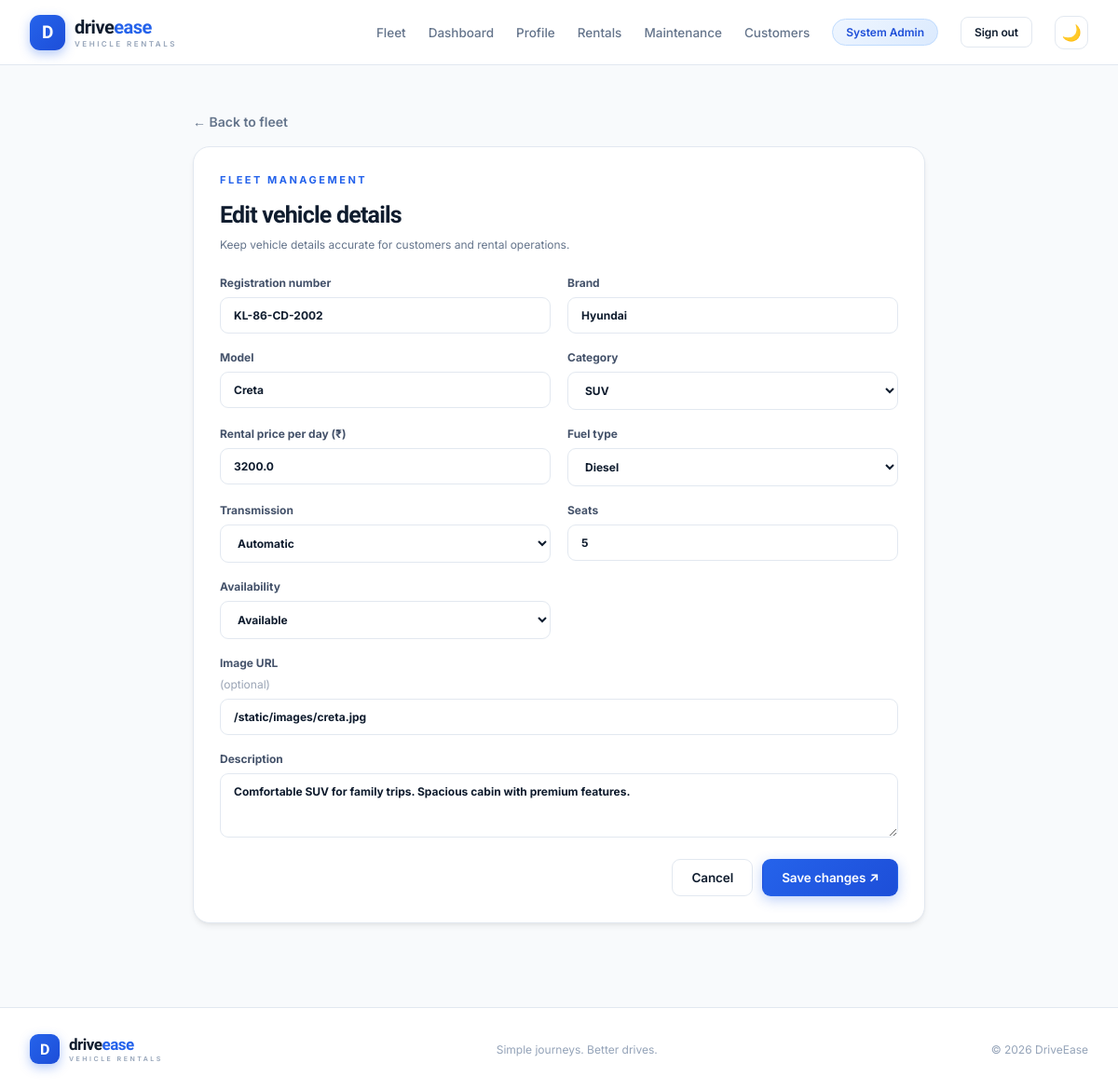
Screenshot of /admin/vehicles/2/edit (signed in) with the database file from the repository.
### tables this page shows
CREATE TABLE vehicles (
            veh_id INTEGER PRIMARY KEY AUTOINCREMENT,
            reg_number TEXT UNIQUE NOT NULL,
            brand TEXT NOT NULL,
            model TEXT NOT NULL,
            category TEXT NOT NULL,
            rental_price REAL NOT NULL CHECK(rental_price > 0),
            fuel_type TEXT DEFAULT 'Petrol',
            transmission TEXT NOT NULL DEFAULT 'Manual' CHECK(transmission IN ('Manual','Automatic')),
            seats INTEGER DEFAULT 5 CHECK(seats > 0),
            avail_status TEXT NOT NULL DEFAULT 'available' CHECK(avail_status IN ('available','rented','maintenance')),
            image_url TEXT DEFAULT '',
            description TEXT DEFAULT ''
        );

### app.py (the view, shortened to what this page needs)
@app.route('/admin/vehicles/<int:veh_id>/edit', methods=['GET','POST'])
@login_required('admin')
def vehicle_edit(veh_id):
    with connect() as con: vehicle = con.execute('SELECT * FROM vehicles WHERE veh_id=?',(veh_id,)).fetchone()
    if not vehicle: flash('Vehicle not found.','error'); return redirect(url_for('vehicles'))
    return render_template('vehicle_form.html', vehicle=vehicle)

### app.py (called while the page is built)
def connect():
    con = sqlite3.connect(DB)
    con.row_factory = sqlite3.Row
    con.execute('PRAGMA foreign_keys = ON')
    return con

def login_required(role=None):
    def decorator(fn):
        @wraps(fn)
        def wrapped(*args, **kwargs):
            if not session.get('user_id'):
                return redirect(url_for('login'))
            if role and session.get('role') != role:
                flash('You do not have permission to access that page.', 'error')
                return redirect(url_for('dashboard'))
            return fn(*args, **kwargs)
        return wrapped
    return decorator

@app.context_processor
def inject_globals():
    return {'current_year': date.today().year, 'theme': session.get('theme', 'light')}

### templates/vehicle_form.html
{% extends 'base.html' %}{% block title %}{{ 'Edit vehicle' if vehicle else 'Add vehicle' }} | DriveEase{% endblock %}{% block content %}<section class="page-wrap narrow-wrap"><a class="back-link" href="{{ url_for('vehicles') }}">← Back to fleet</a><div class="panel form-panel"><div class="form-heading"><div class="eyebrow">FLEET MANAGEMENT</div><h1>{{ 'Edit vehicle details' if vehicle else 'Add a vehicle' }}</h1><p>Keep vehicle details accurate for customers and rental operations.</p></div><form method="post" class="form-grid"><label>Registration number<input name="reg_number" value="{{ vehicle.reg_number if vehicle else '' }}" placeholder="KL-13-AB-1234" required></label><label>Brand<input name="brand" value="{{ vehicle.brand if vehicle else '' }}" required></label><label>Model<input name="model" value="{{ vehicle.model if vehicle else '' }}" required></label><label>Category<select name="category" required>{% for c in ['Hatchback','Sedan','SUV','Off-road','Luxury','Van','Other'] %}<option value="{{ c }}" {% if vehicle and vehicle.category==c %}selected{% endif %}>{{ c }}</option>{% endfor %}</select></label><label>Rental price per day (₹)<input type="number" min="1" step="0.01" name="rental_price" value="{{ vehicle.rental_price if vehicle else '' }}" required></label><label>Fuel type<select name="fuel_type">{% for f in ['Petrol','Diesel','Electric','Hybrid','CNG'] %}<option {% if vehicle and vehicle.fuel_type==f %}selected{% endif %}>{{ f }}</option>{% endfor %}</select></label><label>Transmission<select name="transmission">{% for t in ['Manual','Automatic'] %}<option value="{{ t }}" {% if vehicle and vehicle.transmission==t %}selected{% elif not vehicle and t=='Manual' %}selected{% endif %}>{{ t }}</option>{% endfor %}</select></label><label>Seats<input type="number" min="1" max="60" name="seats" value="{{ vehicle.seats if vehicle else 5 }}" required></label><label>Availability<select name="avail_status">{% for s in ['available','rented','maintenance'] %}<option value="{{ s }}" {% if vehicle and vehicle.avail_status==s %}selected{% elif not vehicle and s=='available' %}selected{% endif %}>{{ s|capitalize }}</option>{% endfor %}</select></label><label class="full-field">Image URL <span class="optional">(optional)</span><input type="url" name="image_url" value="{{ vehicle.image_url if vehicle else '' }}" placeholder="https://example.com/car.jpg"></label><label class="full-field">Description<textarea name="description" rows="3" placeholder="Short description of the vehicle">{{ vehicle.description if vehicle else '' }}</textarea></label><div class="form-actions full-field"><a class="btn btn-outline" href="{{ url_for('vehicles') }}">Cancel</a><button class="btn btn-primary" type="submit">{{ 'Save changes' if vehicle else 'Add vehicle' }} ↗</button></div></form></div></section>{% endblock %}

### static/style.css (style rules this page uses)
:root { --ink:#0f1c2e;--muted:#64748b;--line:#e2e8f0;--blue:#2563eb;--blue-dark:#1d4ed8;--pale:#f0f6ff;--green:#059669;--shadow:0 4px 6px -1px rgba(0,0,0,.07),0 2px 4px -2px rgba(0,0,0,.05);--shadow-lg:0 20px 40px rgba(15,28,46,.10);--bg:#f8fafc;--card-bg:#ffffff;--nav-bg:#ffffff;--input-bg:#ffffff;--table-head:#f8fafc;--footer-border:#e2e8f0;--radius:12px;--radius-lg:18px }
* { box-sizing:border-box }
body { margin:0;background:var(--bg);color:var(--ink);font-family:'Inter',sans-serif;font-size:14px;transition:background .25s,color .25s;-webkit-font-smoothing:antialiased }
h1,h2,h3,b,strong,.brand { font-family:'Sora',sans-serif }
h1,h2,h3,p { margin-top:0 }
a { color:inherit;text-decoration:none }
button,input,select,textarea { font:inherit }
.btn { display:inline-flex;align-items:center;justify-content:center;gap:8px;padding:11px 20px;border-radius:9px;font-weight:600;font-size:13.5px;border:1px solid transparent;cursor:pointer;transition:all .18s;white-space:nowrap;letter-spacing:-.1px }
.btn-primary { background:linear-gradient(135deg,var(--blue),var(--blue-dark));color:white;box-shadow:0 4px 14px rgba(37,99,235,.3) }
.btn-outline { background:var(--card-bg);border-color:var(--line);color:var(--ink) }
.eyebrow { font-size:11px;letter-spacing:2.5px;font-weight:700;color:var(--blue);margin-bottom:16px;font-family:'Inter' }
.page-wrap { max-width:1280px;margin:auto;padding:52px 32px 90px;min-height:65vh }
.panel { border:1px solid var(--line);border-radius:var(--radius-lg);background:var(--card-bg);overflow:hidden;box-shadow:var(--shadow) }
.narrow-wrap { max-width:850px }
.back-link { display:inline-block;margin-bottom:18px;color:var(--muted);font-weight:600 }
.form-panel { padding:28px }
.form-heading h1,.form-heading h2 { font-size:25px;letter-spacing:-.8px;margin-bottom:8px }
.form-heading p { color:var(--muted);font-size:12px;line-height:1.6;margin-bottom:24px }
.form-grid { display:grid;grid-template-columns:1fr 1fr;gap:18px }
.form-grid label,.form-stack label { display:flex;flex-direction:column;gap:8px;font-size:12px;font-weight:700;color:#44526a }
.form-grid input,.form-grid select,.form-grid textarea,.form-stack input,.form-stack select,.status-form select,.maintenance-update input,.maintenance-update select { width:100%;border:1px solid var(--line);border-radius:9px;padding:11px 14px;background:var(--input-bg);color:var(--ink);outline:none;min-width:0;transition:.18s }
.form-grid textarea { resize:vertical }
.full-field { grid-column:1/-1 }
.form-actions { display:flex;justify-content:flex-end;gap:10px;margin-top:5px }
.optional { color:#9aa4b5;font-weight:400 }

### rows the page displays
vehicles: reg_number "KL-86-CD-2002", brand "Hyundai", model "Creta", category "SUV", rental_price "3200.0", fuel_type "Diesel", transmission "Automatic", seats "5", avail_status "Available", image_url "/static/images/creta.jpg", description "Comfortable SUV for family trips. Spacious cabin with premium features."

### other values shown
{{ session.get('name','User') }} "System Admin"
{{ 'Edit vehicle details' if vehicle else 'Add a vehicle' }} "Edit vehicle details"
{{ 'Save changes' if vehicle else 'Add vehicle' }} "Save changes"
